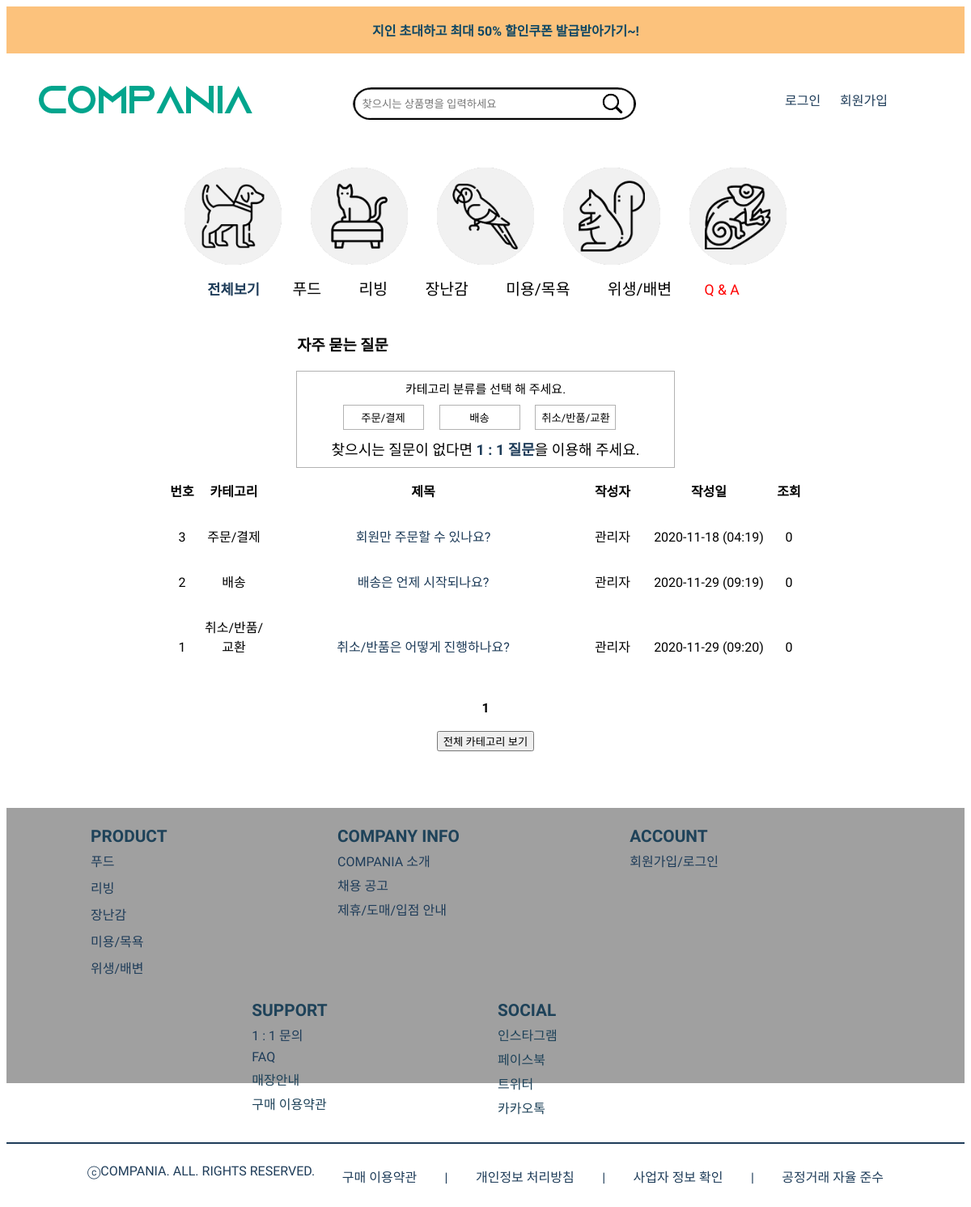
The page /search_qna.php on the database its author committed.
### tables this page shows
CREATE TABLE `qna` (
  `num` int(11) NOT NULL,
  `id` char(15) NOT NULL,
  `name` char(10) NOT NULL,
  `category` char(20) DEFAULT NULL,
  `subject` char(50) NOT NULL,
  `content` char(255) NOT NULL,
  `regist_day` char(20) NOT NULL,
  `hit` int(11) NOT NULL
);

### search_qna.php (the view, shortened to what this page needs)
<!DOCTYPE html>
<html>
<head>
</head>
<body>
<?php include "header.php";?>
<section id="qna">
    <h3>자주 묻는 질문</h3>
    <div class="often-search">
        <p><span>카테고리 분류를 선택 해 주세요.</span></p>
            <form action="search_qna.php" method="post">
                <input type="submit" value="주문/결제">
            </form>
            <form action="search_qna.php" method="post">
                <input type="submit" value="배송">
            </form>
            <form action="search_qna.php" method="post">
                <input type="submit" value="취소/반품/교환">
            </form>
        <p>찾으시는 질문이 없다면 <a href="Qnaone_index.php">1 : 1 질문</a>을 이용해 주세요.</span></p>
    </div>
       <ul id="qna_list">
				<li class="list-h">
					<p class="col1">번호</p>
					<p class="col2">카테고리</p>
					<p class="col3">제목</p>
					<p class="col4">작성자</p>
					<p class="col5">작성일</p>
					<p class="col6">조회</p>
				</li>
    <?php
        if (isset($_GET["page"]))
            $page = $_GET["page"];
        else
            $page = 1;
        $con = mysqli_connect("localhost", "user2", "12345", "compania");
        $cond = "";
        $sql = "select * from qna ".$cond;
        $result = mysqli_query($con, $sql);
        $total_record = mysqli_num_rows($result);
        $scale = 10;
        if ($total_record % $scale == 0)
            $total_page = floor($total_record/$scale);
        else
            $total_page = floor($total_record/$scale) + 1;
        $start = ($page - 1) * $scale;
        $number = $total_record - $start;
    for ($i=$start; $i<$start+$scale && $i < $total_record; $i++)
    {
        mysqli_data_seek($result, $i);
        $row = mysqli_fetch_array($result);
        $num         = $row["num"];
        $name        = $row["name"];
        $category    = $row["category"];
        $subject     = $row["subject"];
        $regist_day  = $row["regist_day"];
        $hit         = $row["hit"];
    ?>
            <li class="list-t">
					<p class="col1"><?=$number?></p>
                    <p class="col2"><?=$category?></p>
					<p class="col3"><a href="QnA_view.php?num=<?=$num?>&page=<?=$page?>"><?=$subject?></a></p>
					<p class="col4"><?=$name?></p>
					<p class="col5"><?=$regist_day?></p>
					<p class="col6"><?=$hit?></p>
			</li>
    <?php
        $number--;
    }
    ?>
	    </ul>
		<ul id="page_num">
    <?php
        if ($total_page>=2 && $page >= 2)
        {
            $new_page = $page-1;
            echo "<li><a href='product_list.php?page=$new_page'>◀ 이전</a> </li>";
        }
        else
            echo "<li>&nbsp;</li>";
        for ($i=1; $i<=$total_page; $i++)
        {
            if ($page == $i)
            {
                echo "<li><b> $i </b></li>";
            }
            else
            {
                echo "<li><a href='product_list.php?page=$i'> $i </a><li>";
            }
        }
        if ($total_page>=2 && $page != $total_page)
        {
            $new_page = $page+1;
            echo "<li> <a href='product_list.php?page=$new_page'>다음 ▶</a> </li>";
        }
        else
            echo "<li>&nbsp;</li>";
    ?>
		    </ul>
			<ul class="buttons">
				<li><button onclick="location.href='QnA_index.php'">전체 카테고리 보기</button></li>
			</ul>
</section>
<?php include "footer.php";?>
</body>
</html>

### css/qna-mobile.css (style rules this page uses)
@media all and (min-width:1024px) and (max-width:2048px) { #qna { text-align:left; margin:10px; padding-bottom:60px; } }
@media all and (min-width:1024px) and (max-width:2048px) { #qna>h3 { width:40%; margin:auto; margin-bottom:20px; } }
@media all and (min-width:1024px) and (max-width:2048px) { .often-search { width:40%; margin:auto; border:solid 1px rgba(0,0,0,0.3); text-align:center; } }
@media all and (min-width:1024px) and (max-width:2048px) { .often-search>p { margin:10px; font-size:18px; } }
@media all and (min-width:1024px) and (max-width:2048px) { .often-search>p>span { font-size:15px; } }
@media all and (min-width:1024px) and (max-width:2048px) { .often-search>p>a { font-weight:bolder; } }
@media all and (min-width:1024px) and (max-width:2048px) { .often-search>form { display:inline-block; margin-right:15px; } }
@media all and (min-width:1024px) and (max-width:2048px) { .often-search>form>input { width:100px; border:solid 1px rgba(0,0,0,0.3); background-color:white; padding:5px; } }
@media all and (min-width:1024px) and (max-width:2048px) { #qna_list>li { text-align:center; } }
@media all and (min-width:1024px) and (max-width:2048px) { #qna_list>li>p { display:inline-block; } }
@media all and (min-width:1024px) and (max-width:2048px) { .list-h { font-weight:bolder; } }
@media all and (min-width:1024px) and (max-width:2048px) { .col1 { width:40px; } }
@media all and (min-width:1024px) and (max-width:2048px) { .col2 { width:80px; } }
@media all and (min-width:1024px) and (max-width:2048px) { .col3 { width:380px; } }
@media all and (min-width:1024px) and (max-width:2048px) { .col4 { width:80px; } }
@media all and (min-width:1024px) and (max-width:2048px) { .col5 { width:150px; } }
@media all and (min-width:1024px) and (max-width:2048px) { .col6 { width:40px; } }
@media all and (min-width:1024px) and (max-width:2048px) { #page_num { margin:auto; margin-top:20px; text-align:center; } }
@media all and (min-width:1024px) and (max-width:2048px) { .buttons { text-align:center; } }

### css/header-webtest.css (style rules this page uses)
@media all and (min-width:1024px) and (max-width:2048px) { ul, li { list-style: none; } }

### css/footer-web.css (style rules this page uses)
@media all and (min-width:1024px) and (max-width:2048px) { ul, li { list-style-type:none; margin:0; padding:0; } }
@media all and (min-width:1024px) and (max-width:2048px) { a { text-decoration:none; } }

### footer.php (style rules this page uses)
a { color:rgba(30,60,89); text-decoration:none; }

### rows shown on the page
qna: category "주문/결제", subject "회원만 주문할 수 있나요?", name "관리자", regist_day "2020-11-18 (04:19)", hit "0"
qna: category "배송", subject "배송은 언제 시작되나요?", name "관리자", regist_day "2020-11-29 (09:19)", hit "0"
qna: category "취소/반품/교환", subject "취소/반품은 어떻게 진행하나요?", name "관리자", regist_day "2020-11-29 (09:20)", hit "0"
